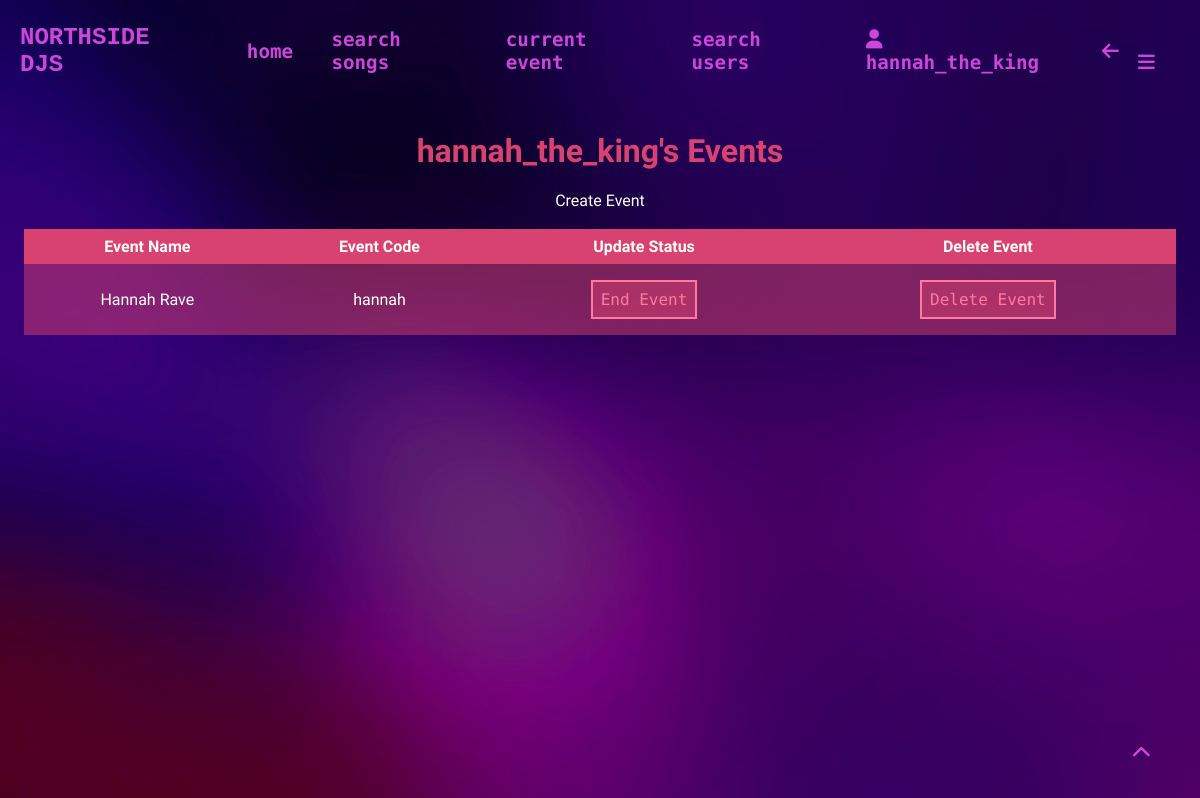
/my_events (signed in), run on the app's committed database.
### app/models.py (models this page shows, shortened)
class User(UserMixin, db.Model): # model for the user table
    user_id = db.Column(db.Integer, primary_key=True)
    username = db.Column(db.String(64), index=True, unique=True)
    email = db.Column(db.String(120), index=True, unique=True)
    password_hash = db.Column(db.String(128))
    about_me = db.Column(db.String(140))
    in_event = db.Column(db.Boolean, default=False)
    pfp = db.Column(db.String(140))
    events = db.relationship('Events', back_populates='user')
    songs = db.relationship('FavouriteSong', back_populates='user')
    event_users = db.relationship('EventUsers', back_populates='user')
    voted_songs = db.relationship('VotedSongs', back_populates='user')
    song_reviews = db.relationship('SongReviews', back_populates='user', foreign_keys='SongReviews.user_id')
    username_rel = db.relationship('SongReviews', back_populates='username_rel', foreign_keys='SongReviews.username')

class Events(db.Model): # model for the events table
    event_id = db.Column(db.Integer, primary_key=True, unique=True)
    event_name = db.Column(db.String(64), index=True, unique=True)
    event_code = db.Column(db.Integer, unique=True)
    active_status = db.Column(db.Boolean, default=False)
    event_location = db.Column(db.String(140), index=True)
    event_description = db.Column(db.String(140), index=True)
    user_id = db.Column(db.Integer, db.ForeignKey('user.user_id', name='fk_user_id'))
    user = db.relationship('User', back_populates='events')
    event_users = db.relationship('EventUsers', back_populates='event')
    voted_songs = db.relationship('VotedSongs', back_populates='event')

### app/routes.py (the view)
@app.route('/my_events', methods=['GET', 'POST']) # gets the events a user has created
@login_required
def my_events():
    user_id = current_user.user_id # gets the current user's id
    events = Events.query.filter_by(user_id=user_id).all() # gets all events the user has created
    return render_template('my_events.html', events=events)

### app/models.py (called while the page is built)
@login.user_loader # loads the user
def load_user(user_id):
    return User.query.get(int(user_id)) # returns the user id as an integer

### app/routes.py (called while the page is built)
@app.context_processor # injects the current event the user is in into all templates
def inject_user_event():
    if current_user.is_authenticated: # checks if the user is logged in
        if current_user.in_event: # checks if the user is in an event
            user_id = current_user.user_id
            user_event = EventUsers.query.filter_by(user_id=user_id).first().event_id
            return dict(user_event=user_event) # returns the event that the user is in
        else:
            return dict(user_event=None) # returns the user event as none if the user is not in an event
    return dict(user_event=None) # returns the user event as none if the user is not logged in

### app/templates/my_events.html (shortened to what this page needs)
{% extends "base.html" %}
{% block content %}
<div class="centre">
  <h1>{{current_user.username}}'s Events</h1>
  {% if events %}
    <a class="link" href="{{url_for('create_event')}}">Create Event</a>
  {% else %}
    <a class="link glows" href="{{url_for('create_event')}}">Create Event</a>
    {% endif %}
  <br>
<table>
  <tr>
    <th>Event Name</th>
    <th>Event Code</th>
    <th>Update Status</th>
    <th>Delete Event</th>
  </tr>
    {% if events %}
      {% for event in events %}
      <tr>
        <td>{{event.event_name}}</td>
        <td>{{event.event_code}}</td>
        <td>
          <form method="post" action="{{url_for('event_status', event_id=event.event_id)}}">
            {% if event.active_status == 0 %}
              <input type="submit" value="Begin Event">
            {% else %}
              <input type="submit" value="End Event">
            {% endif %}
          </form>
        </td>
        <td>
          <form method="post" action="{{url_for('delete_event', event_id=event.event_id)}}">
            <input type="submit" value="Delete Event">
          </form>
        </td>
      </tr>
      {% endfor %}
  {% else %}
    <tr>
      <td colspan="4">You have not created any events. Create an event <a class="link highlight" href="{{url_for('create_event')}}">here!</a></td>
    </tr>
  {% endif %}
</table>
</div>
{% endblock %}

### app/templates/base.html (shortened to what this page needs)
<!DOCTYPE html>
<html lang="en">
<head>
   <link rel="stylesheet" href="{{ url_for('static', filename='css/styles.css') }}">
</head>
<body class="{% block body_class %}{% endblock %}">
    <div class="header" id="top">
        <h1 class="logo" onclick="location.href='{{ url_for('index') }}'">NORTHSIDE DJS</h1>
        <a href="{{ url_for('index') }}">home</a>
        {% if current_user.is_anonymous %}
            <a href="{{ url_for('register') }}">sign up</a>
            <a href="{{ url_for('login') }}">log in</a>
        {% else %}
            <a href="{{ url_for('search') }}">search songs</a>
                {% if current_user.in_event == 0 %}
                <a href="{{ url_for('join_event')}}">join event</a>
                {% else %}
                    <a href="{{ url_for('event', event_id=user_event) }}">current event</a>
                {% endif %}
            <a href="{{ url_for('search_users') }}">search users</a>
            <a href="{{ url_for('user', username=current_user.username) }}"><i class="fa-solid fa-user"></i> {{current_user.username}}</a>
            <a href="javascript:history.back()"><i class="fa-solid fa-arrow-left"></i></a>
            <div class="hamburger">
                <a href="javascript:showSidebar()"><i class="fa-solid fa-bars"></i></a>
            </div>
        {% endif %}
    </div>
    {% block content %}{% endblock %}
<div class="footer header">
        <a href="#top" id="scrollbtn"><i class="fa-solid fa-chevron-up"></i></a>
    </div>
</body>
</html>

### app/static/css/styles.css (style rules this page uses)
* { scroll-behavior: smooth; }
#scrollbtn { position: fixed; bottom: 20px; right: 30px; }
body { background-image: url('/static/images/defaultbg.png'); background-size: cover; color: #D84270; font-family: 'Tektur', monospace; }
.footer { display: flex; justify-content: right; align-items: right; text-align: right; }
table { border-collapse: collapse; width: 100%; }
th { background-color: #D84270; color: white; border: none; padding: 0.5em; }
td { background-color: rgba(216, 66, 112, 0.5); color: white; padding: 0.5em; }
.centre { display: flex; justify-content: center; align-items: center; flex-direction: column; text-align: center; padding: 1em; margin: 0, 10em; }
input { border: none; border-radius: 0px; border-bottom: 2px solid #ff7aa3; padding: 0.5em; margin: 0.5em; width: auto; font-family: 'Nova Mono', monospace; font-size: 1em; background-color: rgba(247, 131, 150, 0.5); color: white; }
input[type=submit] { color: #ff7aa3; background-color: rgba(216, 66, 112, 0.5); border: 2px solid #ff7aa3; border-radius: 0px; transition: 0.3s ease-in-out; }
.header { display: flex; align-items: center; color: #8661C1; }
.header a { color: #CC46D9; transition: 0.3s ease-in-out;; margin-right: 1em; text-decoration: none; font-weight: 900; font-size: 1.2em; font-family: 'Nova Mono', monospace; padding: 0.3em 0.5em; margin: 0.5em; position: relative; }
.header a::before { background-color: #CC46D9; content: ""; width: 100%; height: 2px; position: absolute; bottom: 0; left: 0; transform-origin: right; transform: scaleX(0); transition: transform 0.3s ease-in-out; box-shadow: 0 0 10px #CC46D9; }
.logo { transition: 1s ease-in-out; color: #CC46D9; padding-left: 0.5em; padding-right: 1em; font-size: 1.5em; font-family: 'cubic', monospace; }
.link { color: white; text-decoration: none; transition: 0.3s; position: relative; }
.link::before { background-color: white; content: ""; position: absolute; bottom: 0; left: 0; width: 100%; height: 2px; transform-origin: right; transform: scaleX(0); transition: transform 0.3s ease-in-out; }

### data on the page
User: username "hannah_the_king"
Events: event_name "Hannah Rave", event_code "hannah"
